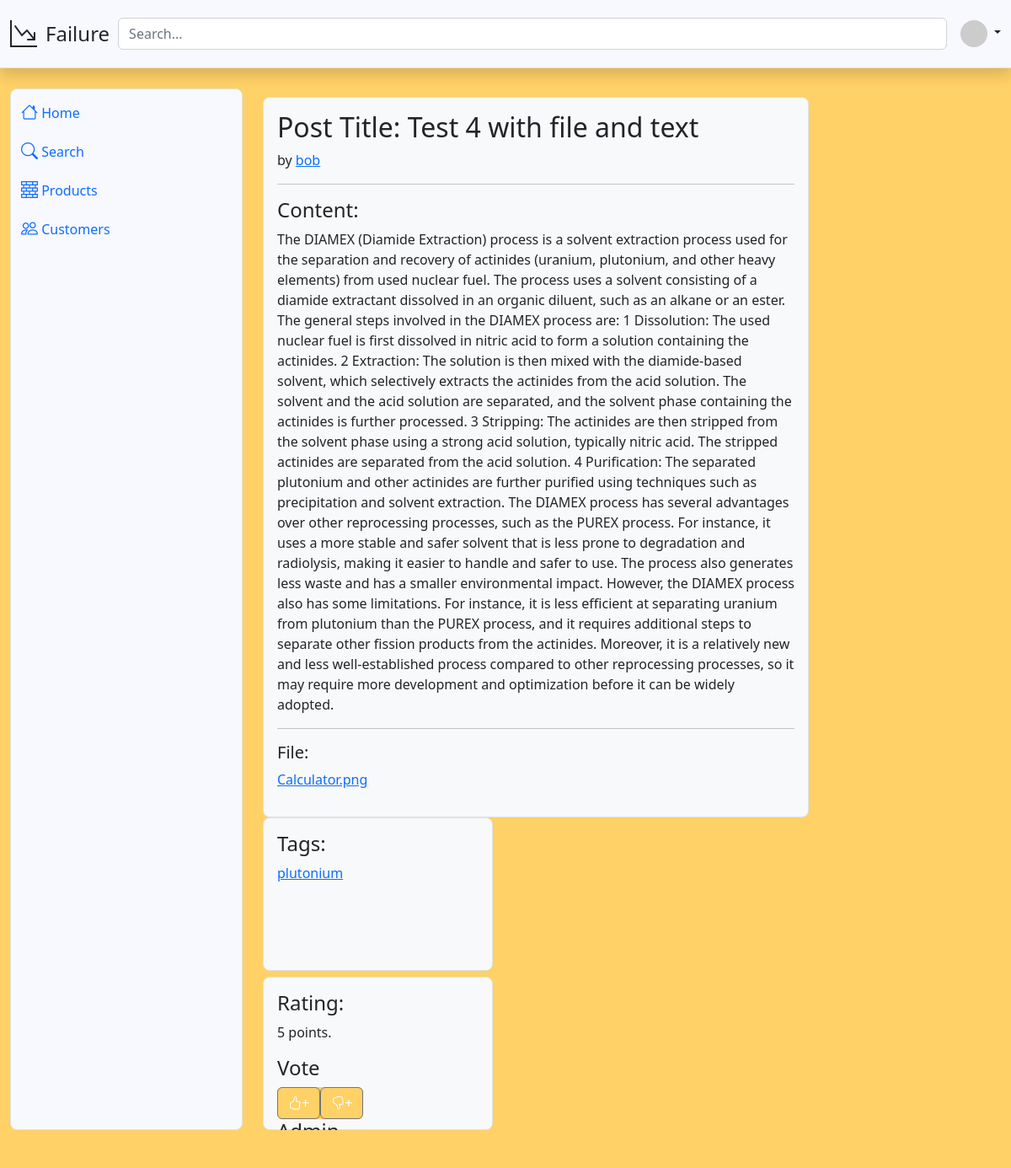
/post/3 (signed in), run on the app's committed database.
### db_schema.py (models this page shows)
class Post(Base):
    __tablename__ = 'post'
    id = Column(Integer, primary_key=True)
    title = Column(String)
    content = Column(String)
    tags = Column(String)
    datetime = Column(String)
    rating = Column(Integer)
    file_names = Column(String)
    user_id = Column(Integer, ForeignKey('user.id', ondelete='CASCADE'))

class User(Base):
    __tablename__ = 'user'
    id = Column(Integer, primary_key=True)
    username = Column(String)
    password = Column(String)
    role = Column(String, default='user')
    posts = relationship("Post", backref="user")

### main.py (the view)
@app.route('/post/<post_id>')
def post(post_id):
    db = DatabaseHandler()
    post, tags = db.get_post_by_id(post_id)
    username = post.user.username
    role = db.get_user_by_username(username).role
    db.close()
    try:
        token = session['token']
    except:
        return redirect(url_for('login'))
    username = get_username_from_token(token)
    if username is None:
        return redirect(url_for('login'))
    role = db.get_user_by_username(username).role
    if username == post.user.username or role == 'admin':
        return render_template('post.html', post=post, username = username, tags=tags, admin=True)
    else:
        return render_template('post.html', post=post, username = username, tags=tags)

### db_handler.py (called while the page is built)
    def close(self):
        self.session.close()

    def get_post_by_id(self, post_id):# return the tags separated by comma
        post = self.session.query(Post).filter_by(id=post_id).first()
        tags = post.tags.split(",")
        return post, tags

    def get_user_by_username(self, username):
        return self.session.query(User).filter_by(username=username).first()

### main.py (called while the page is built)
def get_username_from_token(token): #get username from token
    print(token)
    try:
        decoded_token = jwt.decode(token, token_encryption_key, algorithms=['HS256'])
    except:
        return None
    return decoded_token['username']

### templates/post.html (shortened to what this page needs)
{% extends 'base.html' %}
{% block content %}
<main class="col overflow-auto h-100">
    <div class="flex-row d-flex flex-wrap" style="margin-top: 10px; gap: 1%;min-height: 200px;">
        <div class="bg-light border rounded-3 p-3" style="flex: 0 0 74%;">
            <h2>Post Title: {{ post.title }}</h2>
            <p>by <a href="/user/{{ username }}" class="">{{ username }}</a></p>
            <hr/>
            <h4>Content:</h4>
            <p>{{ post.content }}</p>
            {% if post.file_names %}
            <hr/>
            <h5>File:</h5>
            <p><a href="/file/{{post.id}}">{{post.file_names}}</a>
            <img src="/file/{{post.id}}" alt="" style="max-width: 30%; max-height: 30%;"></p>
            {% endif %}
        </div>
        <div class="row" style="gap: 2%;">
            <div class="col-md-6 w-100" style="height: 49%;">
              <div class="bg-light border rounded-3 p-3 h-100">
                <h4>Tags:</h4>
                {% for tag in tags %}
                <p><a href="search?search={{tag}}" class="">{{ tag }}</a></p>
                {% endfor %}
              </div>
            </div>
            <div class="col-md-6 w-100" style="height: 49%;">
              <div class="bg-light border rounded-3 p-3 h-100">
                <h4>Rating:</h4>
                <p>{{ post.rating }} points.</p>
                <h4>Vote</h4>
                <div class="btn-group custom-primary-bg" role="group" aria-label="Basic example">
                    <a href="/vote/{{post.id}}?task=upvote"><button type="button" class="btn btn-secondary custom-primary-bg"><i class="bi bi-hand-thumbs-up"></i>+</button></a>
                    <a href="/vote/{{post.id}}?task=downvote"><button type="button" class="btn btn-secondary custom-primary-bg"><i class="bi bi-hand-thumbs-down"></i>+</button></a>
                </div>
                {% if admin %}
                <h4>Admin</h4>
                {% endif %}
            </div>
          </div>
    </div>
</main>
{% endblock %}

### templates/base.html (style rules this page uses)
body { background-color: #FFD166; }
.custom-primary-bg { background-color: #FFD166; }

### data on the page
Post: title "Test 4 with file and text", content "The DIAMEX (Diamide Extraction) process is a solvent extraction process used for the separation and recovery of actinides (uranium, plutonium, and other heavy elements) from used nuclear fuel. The process uses a solvent consisting of a diamide extractant dissolved in an organic diluent, such as an alkane or an ester. The general steps involved in the DIAMEX process are: 1 Dissolution: The used nuclear fuel is first dissolved in nitric acid to form a solution containing the actinides. 2 Extraction: The solution is then mixed with the diamide-based solvent, which selectively extracts the actinides from the acid solution. The solvent and the acid solution are separated, and the solvent phase…", file_names "Calculator.png", tags "plutonium", rating "5"
User: username "bob"
